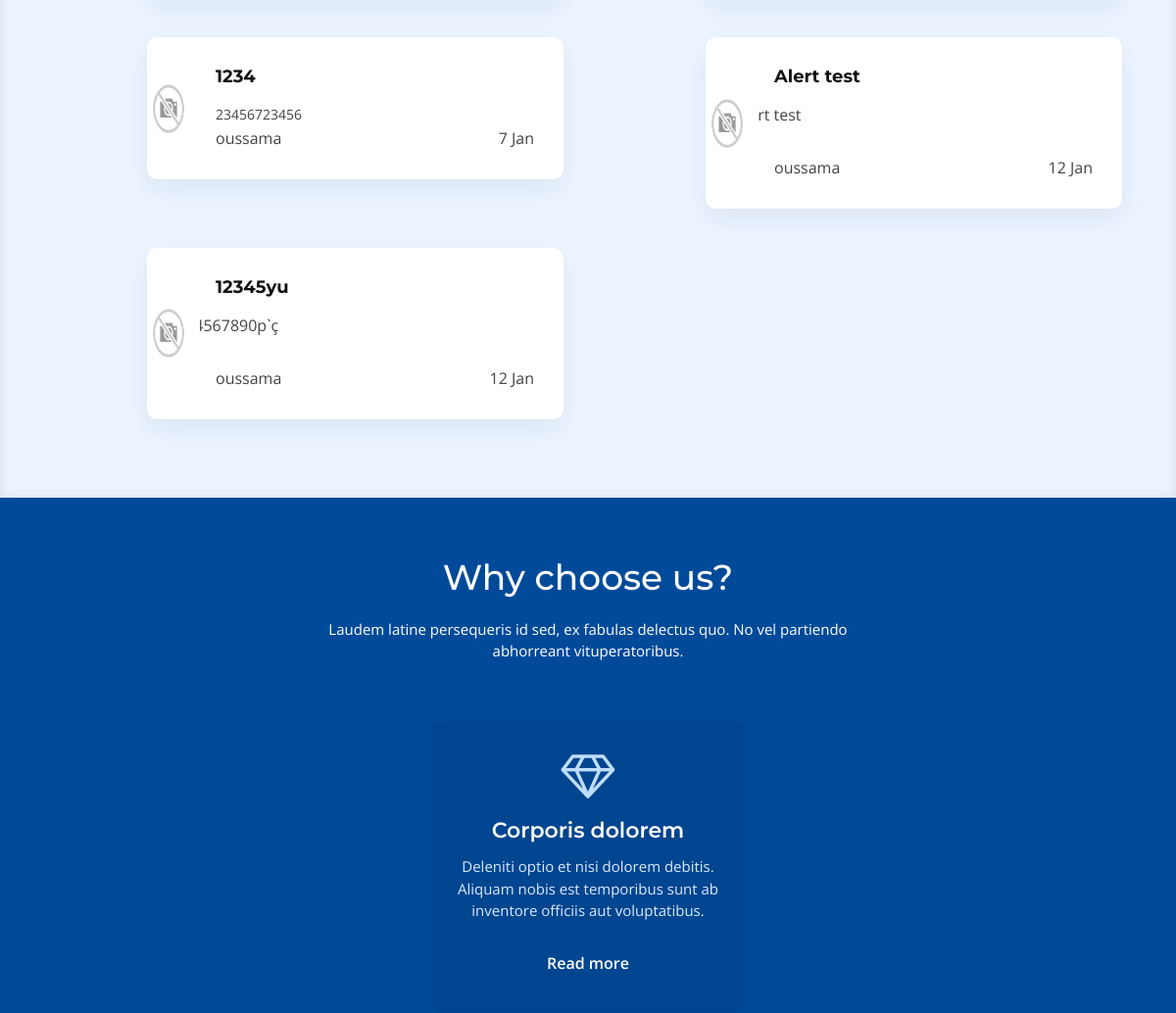
/notes/ (signed in, middle part), run on an earlier commit of the app's database.
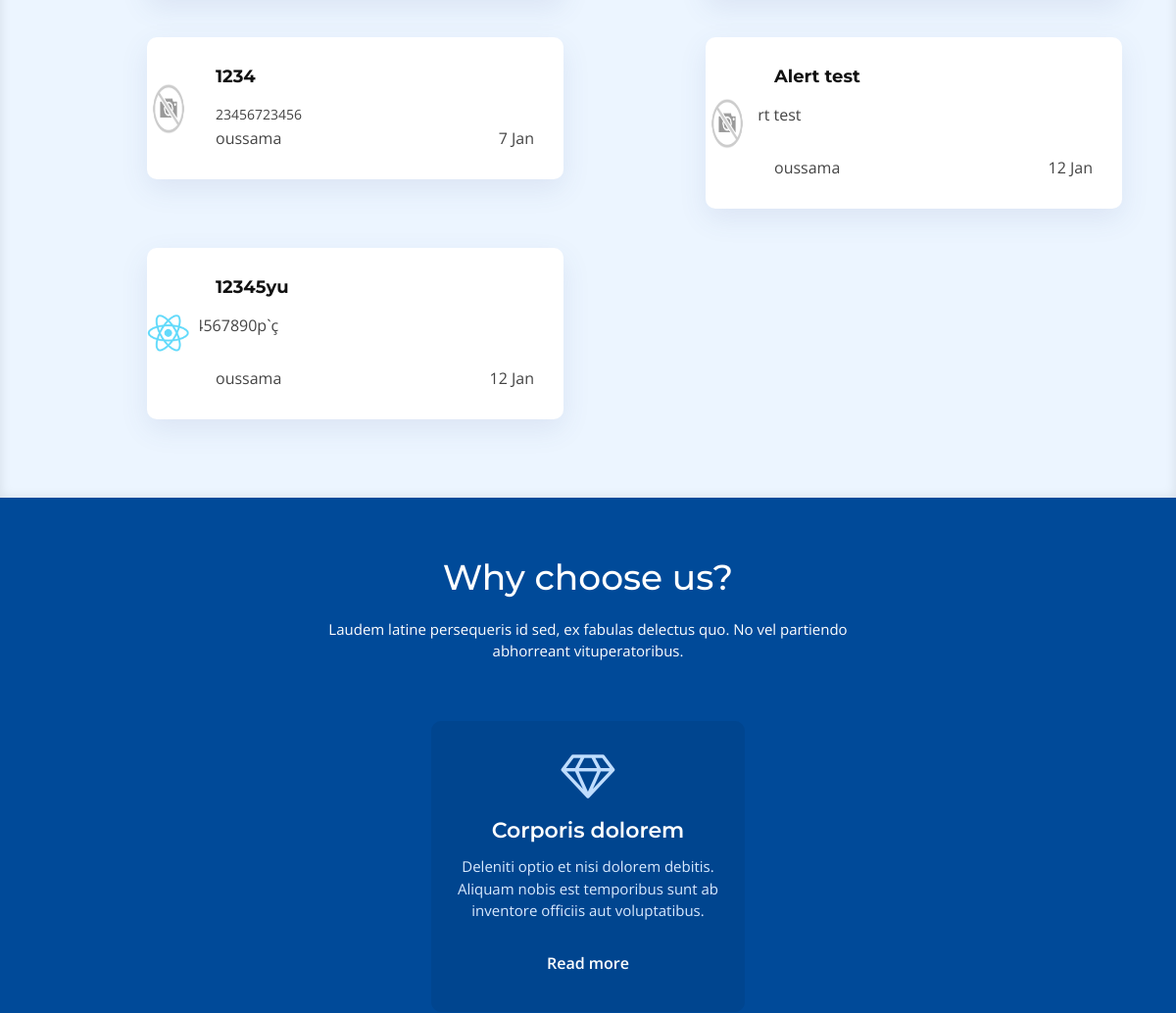
And on a later commit of the database.
### notes_app/models.py (models this page shows, shortened)
class Note(models.Model):
    user = models.ForeignKey(User, on_delete=models.CASCADE)
    title = models.CharField(max_length=30)
    slug = models.SlugField(null=True, blank=True)
    content = RichTextField()
    created = models.DateTimeField(blank=True, default=datetime.datetime.now)
    active = models.BooleanField(default=True)
    tags = models.CharField(blank=True, max_length=100)
    img = models.ImageField(upload_to='notes-img')

### notes_app/views.py (the view)
def all_notes(request):
    user = request.user # get the current user
    profile = get_object_or_404(Profile, user=user) # get user profile
    all_notes = Note.objects.filter(user=user) # get only current user notes
    context = {
        'all_notes': all_notes,
        'profile': profile,
    }
    return render(request, 'notes.html', context)

### notes_app/templates/notes.html (shortened to what this page needs)
{% extends 'base.html' %}
{% load static %}
{% block body %}
  <main id="main">
    <section id="services" class="section-bg">
      <div class="container">
        <div class="row">
          {% for note in all_notes %}
          <div class="col-md-6 col-lg-5 offset-lg-1 wow bounceInUp" data-wow-duration="1.4s">
            <div class="box">
              <div class="icon">
                {% if note.img %}
                <img src="{{note.img.url}}" alt="macbook" />
                {% else %}
                <img src="{% static 'home-static/img/no-image.png' %}" alt="default" />
                {% endif %}
              </div>
              <h4 class="title"><a href="{% url 'notes:note_detail' note.slug %}">{{note.title}}</a></h4>
              <p class="description">{{note.content|safe|truncatewords:'10'}}</p>
              <span>{{note.user.username}}</span>
              <span class="float-right">{{note.created|date:"j M"}}</span>
            </div>
          </div>
          {% endfor %}
        </div>
      </div>
    </section>
    <section id="why-us" class="wow fadeIn">
      <div class="container">
        <header class="section-header">
          <h3>Why choose us?</h3>
          <p>Laudem latine persequeris id sed, ex fabulas delectus quo. No vel partiendo abhorreant vituperatoribus.</p>
        </header>
        <div class="row row-eq-height justify-content-center">
          <div class="col-lg-4 mb-4">
            <div class="card wow bounceInUp">
              <i class="fa fa-diamond"></i>
              <div class="card-body">
                <h5 class="card-title">Corporis dolorem</h5>
                <p class="card-text">Deleniti optio et nisi dolorem debitis. Aliquam nobis est temporibus sunt ab
                  inventore officiis aut voluptatibus.</p>
                <a href="#" class="readmore">Read more </a>
              </div>
            </div>
          </div>
        </div>
      </div>
    </section>
  </main>
  {% endblock %}

What changed in the data, as far as the page shows it:
changed Note "12345yu": img: picture added
